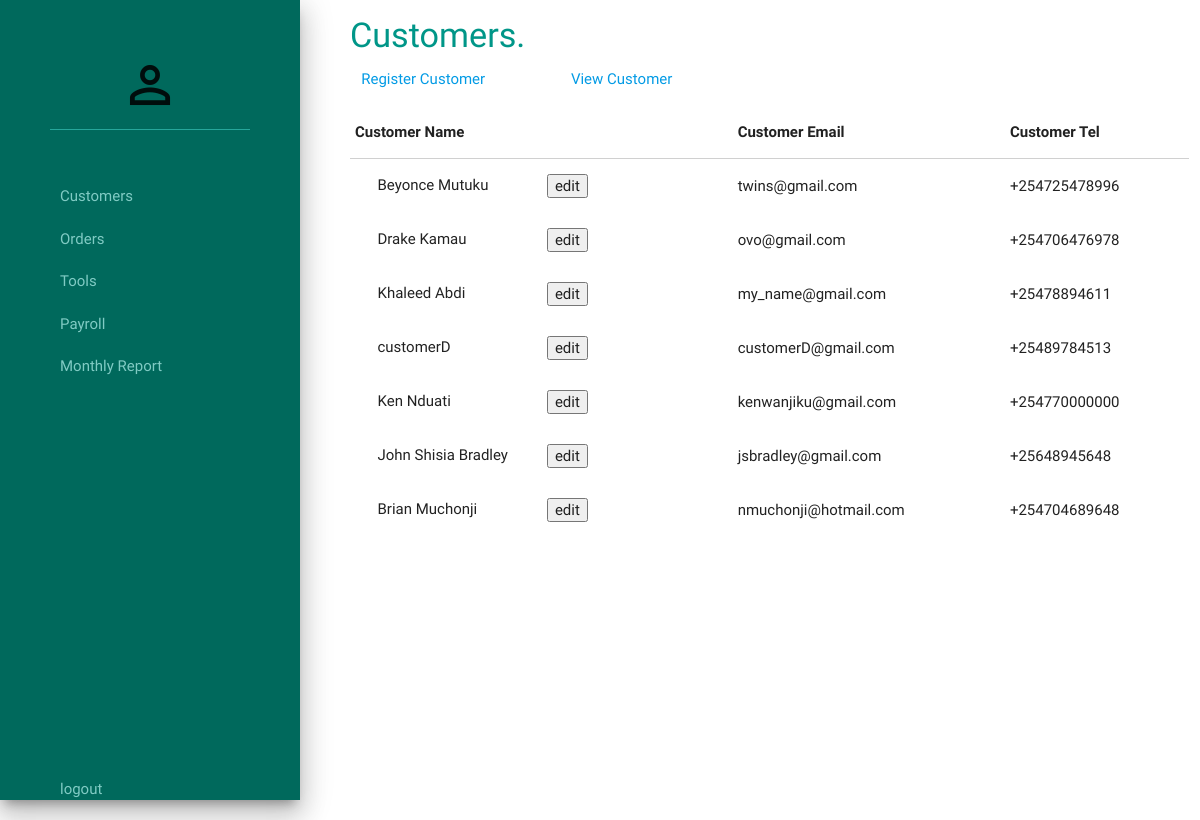
Page /view/customers/ on the committed database.
### accounts/models.py (models this page shows, shortened)
class Customer(models.Model):
    customer_name = models.CharField(max_length=100)
    customer_email = models.EmailField(max_length=254, unique=True)
    customer_tel_no = models.CharField(max_length=100)
    customer_address = models.CharField(max_length=255)
    customer_physical_address = models.TextField()
    gold, silver = 'Gold', 'Silver'
    customer_type_choices = (
        (gold, 'GOLD'),
        (silver, 'SILVER'),
    )
    customer_class = models.CharField(
        max_length=15,
        choices=customer_type_choices,
        default=silver,
    )

### accounts/views.py (the view)
# urls.py: url(r'^view/customers/$', views.view_customers, name='view_customer'),
def view_customers(request):
    customers = get_all_customers()
    return render(request, 'accounts/customer_view.html', {'customers': customers})

### accounts/context_processors.py (called while the page is built)
def username_processor(request):
    username = request.user.username
    return {'username': username}

def furniture_processor(request):
    furniture = Furniture.objects.all()
    return {'furniture': furniture}

### accounts/customer.py (called while the page is built)
def get_all_customers():
    customers = Customer.objects.all()
    return customers

### accounts/templates/accounts/customer_view.html (shortened to what this page needs)
{% extends "./base.html" %}
{% block heading %}
<div class="heading">
    <h4>Customers.</h4>
</div>
{% endblock %}
{% block content%}
        <div class="col l12 m12 s12"><p style="color: green">{{ msg }}</p></div>
        <table>
              <thead>
                <tr>
                  <th>Customer Name</th>
                  <th>Customer Email</th>
                  <th>Customer Tel</th>
                </tr>
              </thead>
              <tbody>
              {% for customer in customers %}
                <tr>
                  <td name = "customer_name" >
                      <form action="{% url 'accounts:get_customer' %}" method="post">
                          <div class="col l8 m8 s12">
                              <div class = "col l9 m9 s12">
                              {{ customer.customer_name }}
                              </div>
                              <div class = "col l3 m3 s12">
                                 <input type="submit" value="edit">
                              </div>
                          </div>
                      </form>
                  </td>
                  <td name = "customer_email">{{ customer.customer_email }}</td>
                  <td name = "customer_tel">{{ customer.customer_tel_no }}</td>
                </tr>
              {% endfor %}
              </tbody>
        </table>
{% endblock %}

### accounts/static/css/fp.css (style rules this page uses)
body { overflow: hidden; }
.heading>h4 { color: #009688; }

### rows in the picture
Customer: customer_name "Beyonce Mutuku", customer_email "twins@gmail.com", customer_tel_no "+254725478996"
Customer: customer_name "Drake Kamau", customer_email "ovo@gmail.com", customer_tel_no "+254706476978"
Customer: customer_name "Khaleed Abdi", customer_email "my_name@gmail.com", customer_tel_no "+25478894611"
Customer: customer_name "customerD", customer_email "customerD@gmail.com", customer_tel_no "+25489784513"
Customer: customer_name "Ken Nduati", customer_email "kenwanjiku@gmail.com", customer_tel_no "+254770000000"
Customer: customer_name "John Shisia Bradley", customer_email "jsbradley@gmail.com", customer_tel_no "+25648945648"
Customer: customer_name "Brian Muchonji", customer_email "nmuchonji@hotmail.com", customer_tel_no "+254704689648"
